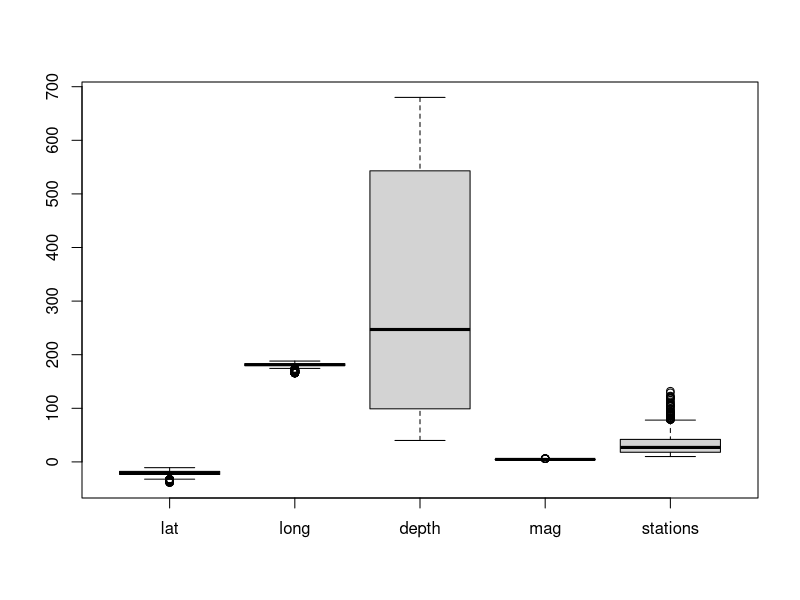
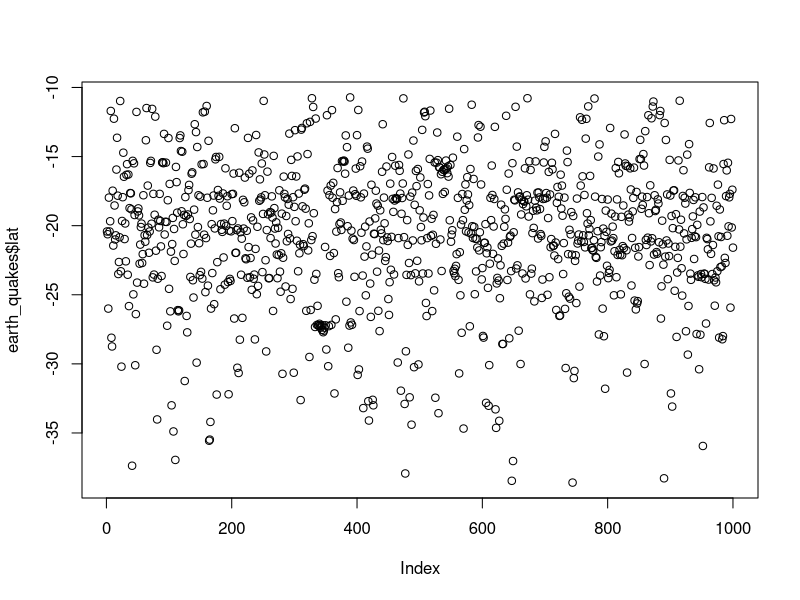
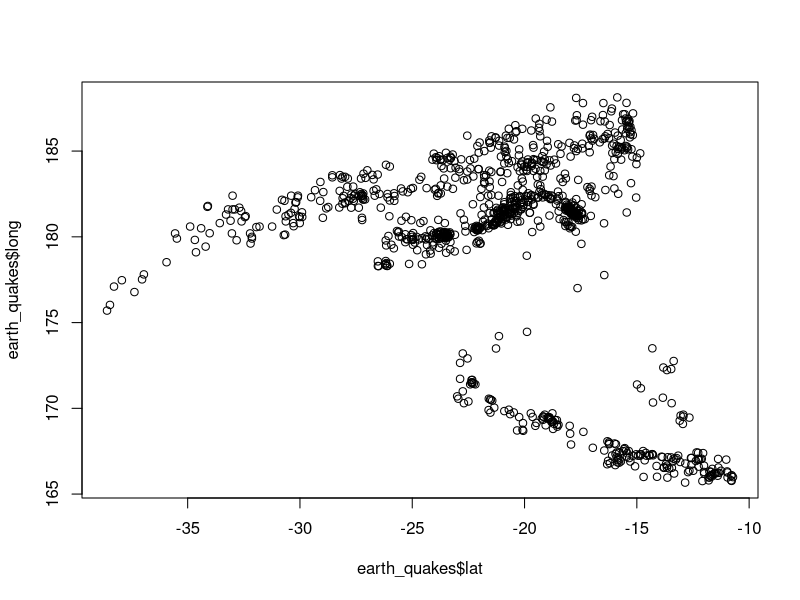
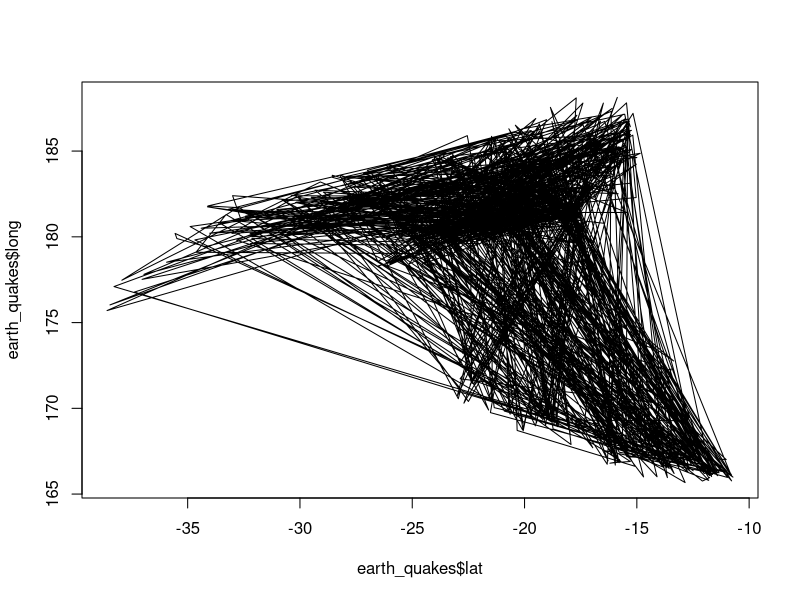
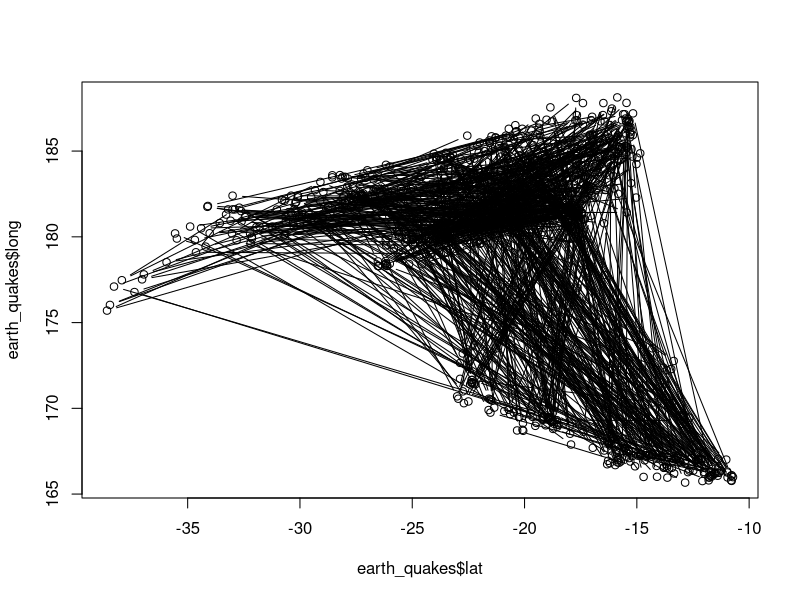
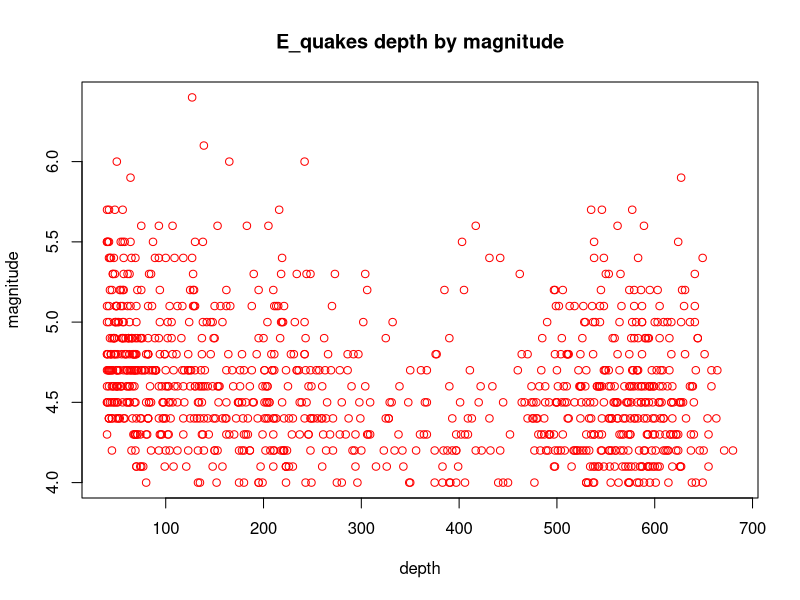
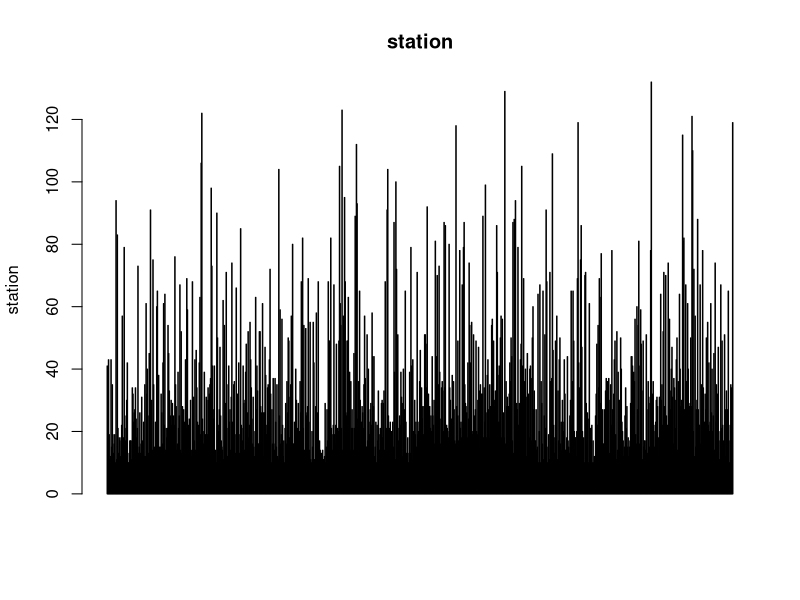
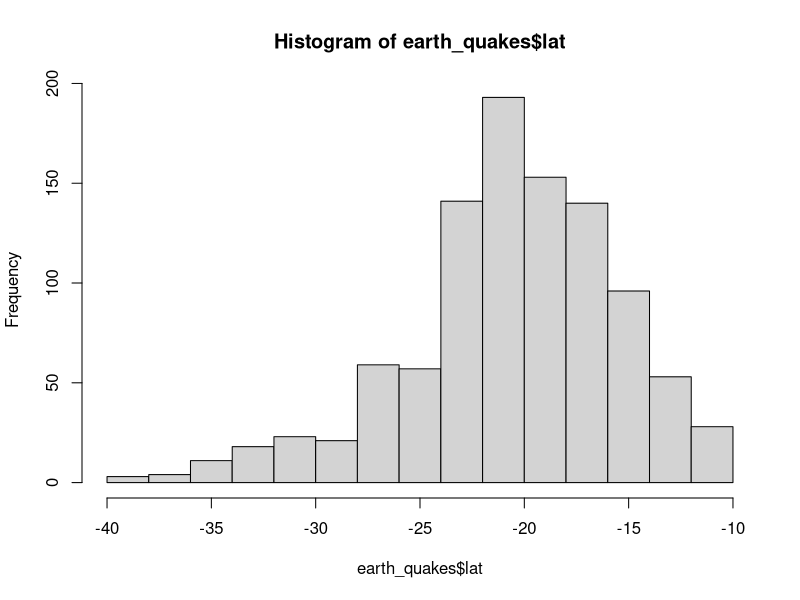

R code for these plots, in order: (Note: this script raises an error after producing the figures.)
#homework
#e_quakes<-datasets::quakes

#sd(airquality$Ozone, na.rm =T)
#var
#skewness
#kurtosis
#Density plot

earth_quakes <- (datasets::quakes )
summary(earth_quakes)
head(earth_quakes,10)
tail(earth_quakes,10)
summary(earth_quakes$lat)
summary(earth_quakes$long)
summary(earth_quakes$depth)
summary(earth_quakes$mag)
summary(earth_quakes$stations)

#standarddeviation
sd(earth_quakes$lat, na.rm =T)
sd(earth_quakes$long, na.rm =T)
sd(earth_quakes$depth, na.rm =T)
sd(earth_quakes$mag, na.rm =T)
sd(earth_quakes$stations, na.rm =T)

#skewness
#skewness(earth_quakes$lat, na.rm = TRUE)
nrow(earth_quakes)
ncol(earth_quakes)

#boxplot
boxplot(earth_quakes)

plot(earth_quakes$lat)
plot(earth_quakes$lat, earth_quakes$long, type = 'p')
plot(earth_quakes$lat, earth_quakes$long, type = 'l')
plot(earth_quakes$lat, earth_quakes$long, type = 'b')


plot (earth_quakes$depth, earth_quakes$mag, xlab = 'depth', ylab = 'magnitude', main = 'E_quakes depth by magnitude', col = 'red')

#horizontalbarplot axes
barplot(earth_quakes$stations, main = 'station', ylab ='station', col='blue', horiz= F, axes=T)

#Histogram
hist(earth_quakes$lat)
hist(earth_quakes$long)
hist(earth_quakes$depth)
hist(earth_quakes$mag)
hist(earth_quakes$stations, col='red')

#singlebox plot

boxplot(earth_quakes)

#multipleboxplot
boxplot(earth_quakes [,1:5])

#skewness
install.packages()
earth_quakes.(skewness)


